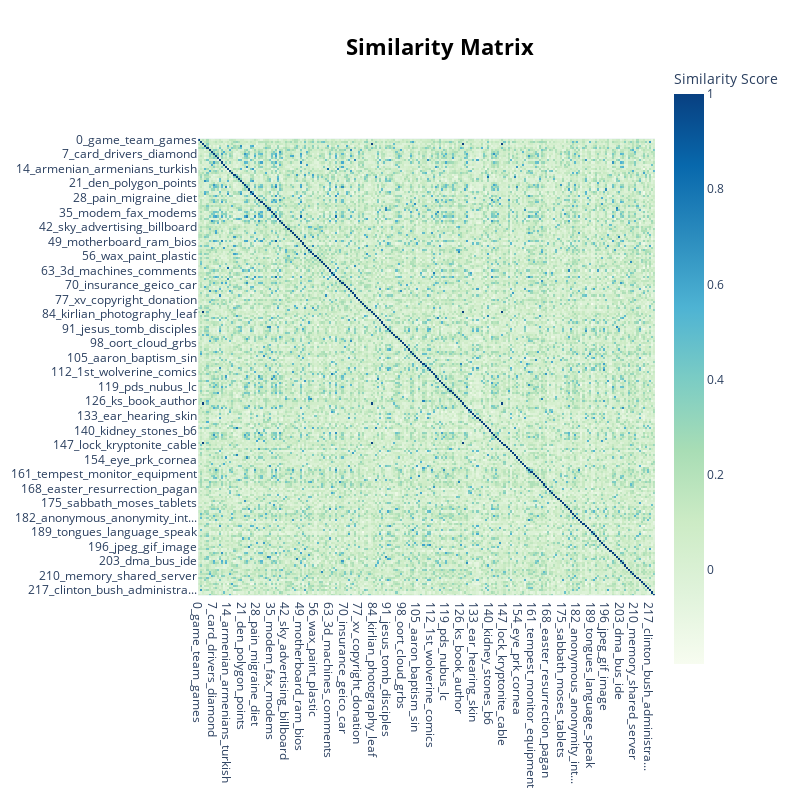

The notebook cell saved with this chart:
### Code cell
# 토픽 유사도 시각화
model.visualize_heatmap()

### Figure 1 — Plotly figure (JSON) as saved in the notebook; plotly's stock layout.template omitted (floating-point values rounded to 4 significant figures; data arrays with more than 128 entries replaced by an {"elided": "..."} marker saying what was removed)
{"data": [{"coloraxis": "coloraxis", "hovertemplate": "x: %{x}<br>y: %{y}<br>Similarity Score: %{z}<extra></extra>", "name": "0", "type": "heatmap", "x": {"elided": "220 str values"}, "xaxis": "x", "y": {"elided": "220 str values"}, "yaxis": "y", "z": {"elided": "220x220 float values"}}], "layout": {"coloraxis": {"colorbar": {"title": {"text": "Similarity Score"}}, "colorscale": [[0, "rgb(247,252,240)"], [0.125, "rgb(224,243,219)"], [0.25, "rgb(204,235,197)"], [0.375, "rgb(168,221,181)"], [0.5, "rgb(123,204,196)"], [0.625, "rgb(78,179,211)"], [0.75, "rgb(43,140,190)"], [0.875, "rgb(8,104,172)"], [1, "rgb(8,64,129)"]]}, "height": 800, "hoverlabel": {"bgcolor": "white", "font": {"family": "Rockwell", "size": 16}}, "legend": {"title": {"text": "Trend"}}, "margin": {"t": 60}, "showlegend": true, "title": {"font": {"color": "Black", "size": 22}, "text": "<b>Similarity Matrix</b>", "x": 0.55, "xanchor": "center", "y": 0.95, "yanchor": "top"}, "width": 800, "xaxis": {"anchor": "y", "constrain": "domain", "domain": [0, 1], "scaleanchor": "y"}, "yaxis": {"anchor": "x", "autorange": "reversed", "constrain": "domain", "domain": [0, 1]}}}
